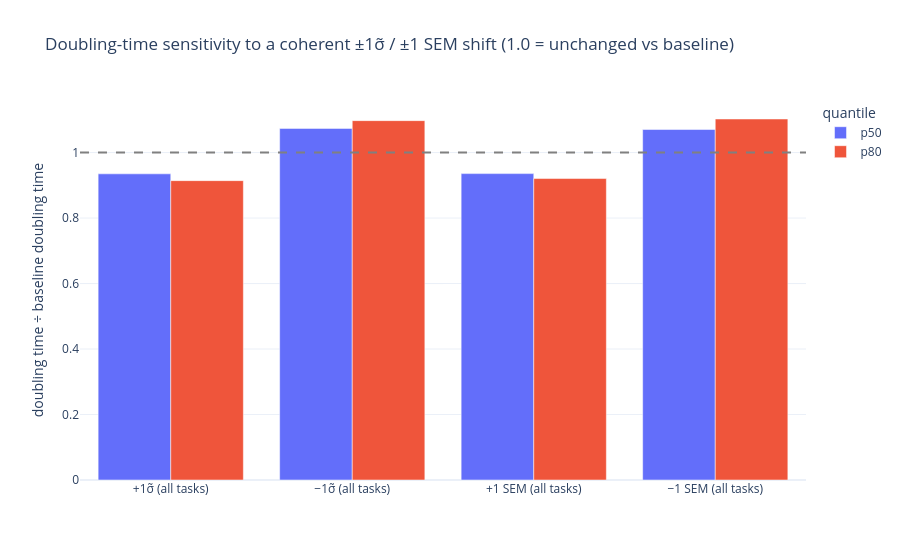

The code cell stored with this chart in its notebook:
### Markdown cell above
## The headline: horizons swing hugely; the trend barely moves

A coherent ±1σ̃ bias multiplies frontier horizons by a large factor (σ̃ ≈ 0.89 nats for
the long HCAST/RE-Bench tasks → up to ~×2.4 each way) — the *absolute* horizon is very
sensitive to any systematic error in the baseline times. But the **doubling time**
moves little, because the shift is nearly a uniform rescale and rescaling leaves the
slope of log-horizon-vs-date almost untouched.

### Code cell
doubling_plot_data = scenario_summary.query("scenario != 'baseline'").copy()
fig = px.bar(
    doubling_plot_data, x="scenario", y="doubling_vs_baseline",
    color="quantile", barmode="group",
    title="Doubling-time sensitivity to a coherent ±1σ̃ / ±1 SEM shift "
          "(1.0 = unchanged vs baseline)",
    labels={"doubling_vs_baseline": "doubling time ÷ baseline doubling time",
            "scenario": ""},
)
fig.add_hline(y=1.0, line_dash="dash", line_color="gray")
fig.write_image(FIGURES / f"c_doubling_sensitivity{SUFFIX}.png", width=900, height=500, scale=2)
show(fig)

### Figure 1 — Plotly figure (JSON) as saved in the notebook; plotly's stock layout.template omitted (floating-point values rounded to 4 significant figures)
{"data": [{"alignmentgroup": "True", "hovertemplate": "quantile=p50<br>=%{x}<br>doubling time ÷ baseline doubling time=%{y}<extra></extra>", "legendgroup": "p50", "marker": {"color": "#636efa", "pattern": {"shape": ""}}, "name": "p50", "offsetgroup": "p50", "orientation": "v", "showlegend": true, "textposition": "auto", "type": "bar", "x": ["+1σ̃ (all tasks)", "−1σ̃ (all tasks)", "+1 SEM (all tasks)", "−1 SEM (all tasks)"], "xaxis": "x", "y": [0.935, 1.074, 0.9357, 1.07], "yaxis": "y"}, {"alignmentgroup": "True", "hovertemplate": "quantile=p80<br>=%{x}<br>doubling time ÷ baseline doubling time=%{y}<extra></extra>", "legendgroup": "p80", "marker": {"color": "#EF553B", "pattern": {"shape": ""}}, "name": "p80", "offsetgroup": "p80", "orientation": "v", "showlegend": true, "textposition": "auto", "type": "bar", "x": ["+1σ̃ (all tasks)", "−1σ̃ (all tasks)", "+1 SEM (all tasks)", "−1 SEM (all tasks)"], "xaxis": "x", "y": [0.9142, 1.097, 0.9206, 1.102], "yaxis": "y"}], "layout": {"barmode": "group", "legend": {"title": {"text": "quantile"}, "tracegroupgap": 0}, "shapes": [{"line": {"color": "gray", "dash": "dash"}, "type": "line", "x0": 0, "x1": 1, "xref": "x domain", "y0": 1.0, "y1": 1.0, "yref": "y"}], "title": {"text": "Doubling-time sensitivity to a coherent ±1σ̃ / ±1 SEM shift (1.0 = unchanged vs baseline)"}, "xaxis": {"anchor": "y", "domain": [0.0, 1.0], "title": {"text": ""}}, "yaxis": {"anchor": "x", "domain": [0.0, 1.0], "title": {"text": "doubling time ÷ baseline doubling time"}}}}
